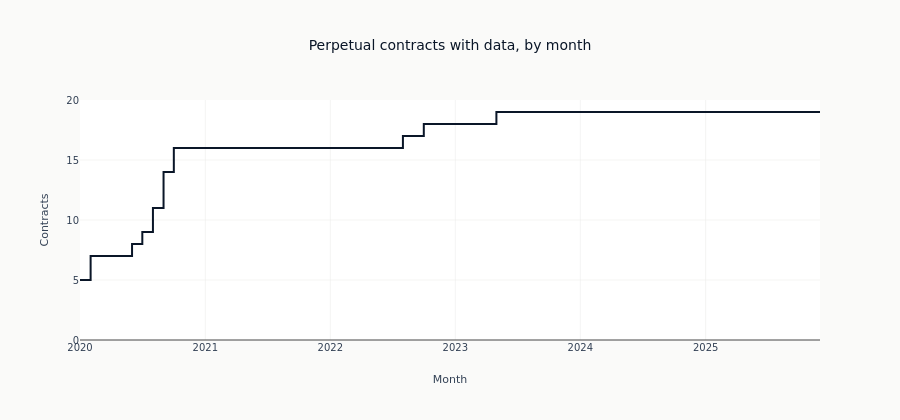

Source (notebook cell):
### Markdown cell above
### Contracts list at different dates

The universe is not fixed: BTC and a handful of majors are present from 2020,
and newer contracts (SUI lists in 2023) switch on later. Counting distinct
symbols per month makes the staggered onboarding explicit, and it is coverage that any
cross-sectional signal has to account for.

### Code cell
active_by_month = (
    ohlcv.with_columns(pl.col("timestamp").dt.truncate("1mo").alias("month"))
    .group_by("month")
    .agg(pl.col("symbol").n_unique().alias("contracts"))
    .sort("month")
)

fig = go.Figure()
fig.add_trace(
    go.Scatter(
        x=active_by_month["month"].to_list(),
        y=active_by_month["contracts"].to_list(),
        mode="lines",
        line=dict(color=COLORS["blue"], width=2, shape="hv"),
        name="Contracts with data",
    )
)
fig.update_layout(
    title="Perpetual contracts with data, by month",
    xaxis_title="Month",
    yaxis_title="Contracts",
    yaxis_range=[0, 20],
    height=420,
)
show_plotly_with_alt(
    fig,
    "A step line counting how many perpetual contracts have data in each month, from 2020 to the end of the sample. It rises in discrete jumps as new contracts list and does not fall.",
)

### Figure 1 — Plotly figure (JSON) as saved in the notebook; plotly's stock layout.template omitted (floating-point values rounded to 4 significant figures)
{"data": [{"line": {"color": "#0a1628", "shape": "hv", "width": 2}, "mode": "lines", "name": "Contracts with data", "type": "scatter", "x": ["2020-01-01T00:00:00+00:00", "2020-02-01T00:00:00+00:00", "2020-03-01T00:00:00+00:00", "2020-04-01T00:00:00+00:00", "2020-05-01T00:00:00+00:00", "2020-06-01T00:00:00+00:00", "2020-07-01T00:00:00+00:00", "2020-08-01T00:00:00+00:00", "2020-09-01T00:00:00+00:00", "2020-10-01T00:00:00+00:00", "2020-11-01T00:00:00+00:00", "2020-12-01T00:00:00+00:00", "2021-01-01T00:00:00+00:00", "2021-02-01T00:00:00+00:00", "2021-03-01T00:00:00+00:00", "2021-04-01T00:00:00+00:00", "2021-05-01T00:00:00+00:00", "2021-06-01T00:00:00+00:00", "2021-07-01T00:00:00+00:00", "2021-08-01T00:00:00+00:00", "2021-09-01T00:00:00+00:00", "2021-10-01T00:00:00+00:00", "2021-11-01T00:00:00+00:00", "2021-12-01T00:00:00+00:00", "2022-01-01T00:00:00+00:00", "2022-02-01T00:00:00+00:00", "2022-03-01T00:00:00+00:00", "2022-04-01T00:00:00+00:00", "2022-05-01T00:00:00+00:00", "2022-06-01T00:00:00+00:00", "2022-07-01T00:00:00+00:00", "2022-08-01T00:00:00+00:00", "2022-09-01T00:00:00+00:00", "2022-10-01T00:00:00+00:00", "2022-11-01T00:00:00+00:00", "2022-12-01T00:00:00+00:00", "2023-01-01T00:00:00+00:00", "2023-02-01T00:00:00+00:00", "2023-03-01T00:00:00+00:00", "2023-04-01T00:00:00+00:00", "2023-05-01T00:00:00+00:00", "2023-06-01T00:00:00+00:00", "2023-07-01T00:00:00+00:00", "2023-08-01T00:00:00+00:00", "2023-09-01T00:00:00+00:00", "2023-10-01T00:00:00+00:00", "2023-11-01T00:00:00+00:00", "2023-12-01T00:00:00+00:00", "2024-01-01T00:00:00+00:00", "2024-02-01T00:00:00+00:00", "2024-03-01T00:00:00+00:00", "2024-04-01T00:00:00+00:00", "2024-05-01T00:00:00+00:00", "2024-06-01T00:00:00+00:00", "2024-07-01T00:00:00+00:00", "2024-08-01T00:00:00+00:00", "2024-09-01T00:00:00+00:00", "2024-10-01T00:00:00+00:00", "2024-11-01T00:00:00+00:00", "2024-12-01T00:00:00+00:00", "2025-01-01T00:00:00+00:00", "2025-02-01T00:00:00+00:00", "2025-03-01T00:00:00+00:00", "2025-04-01T00:00:00+00:00", "2025-05-01T00:00:00+00:00", "2025-06-01T00:00:00+00:00", "2025-07-01T00:00:00+00:00", "2025-08-01T00:00:00+00:00", "2025-09-01T00:00:00+00:00", "2025-10-01T00:00:00+00:00", "2025-11-01T00:00:00+00:00", "2025-12-01T00:00:00+00:00"], "y": [5, 7, 7, 7, 7, 8, 9, 11, 14, 16, 16, 16, 16, 16, 16, 16, 16, 16, 16, 16, 16, 16, 16, 16, 16, 16, 16, 16, 16, 16, 16, 17, 17, 18, 18, 18, 18, 18, 18, 18, 19, 19, 19, 19, 19, 19, 19, 19, 19, 19, 19, 19, 19, 19, 19, 19, 19, 19, 19, 19, 19, 19, 19, 19, 19, 19, 19, 19, 19, 19, 19, 19]}], "layout": {"height": 420, "title": {"text": "Perpetual contracts with data, by month"}, "xaxis": {"title": {"text": "Month"}}, "yaxis": {"range": [0, 20], "title": {"text": "Contracts"}}}}
